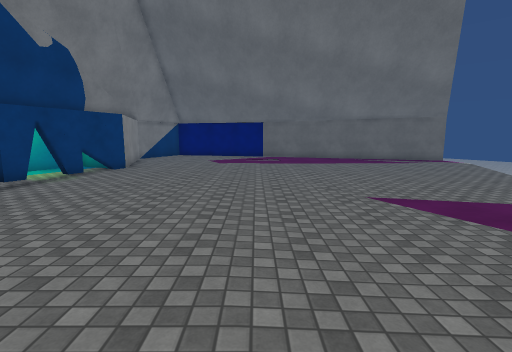
view 1 (above)

22 first-person views from a walk through a Unity game level. The camera is 1.5 m above the floor, tilts 8° down and sees 85° across. The floor is counted in squares, 1 m on a side. Each view is taken from the middle of a square. On the plan, view 1 faces up. The plan holds only what a view shows up to about 14 squares ahead; the rest is blank. The place goes on beyond the plan. The player is left out. Surface patterns are stand-ins for the level's own textures.

view 2
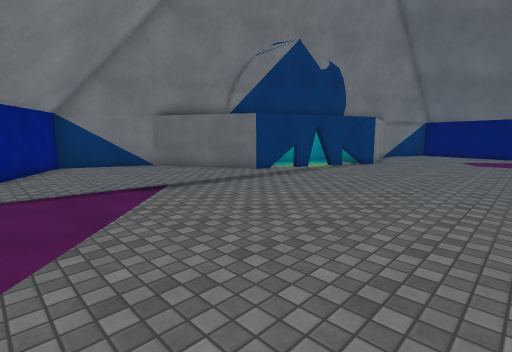

view 3
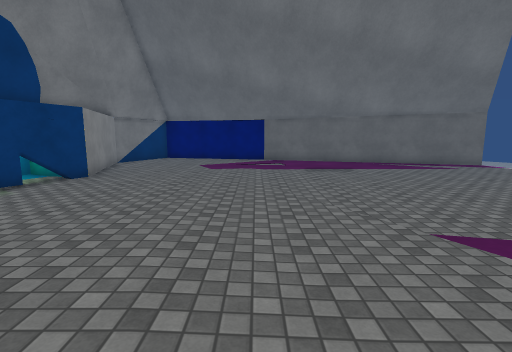

view 4
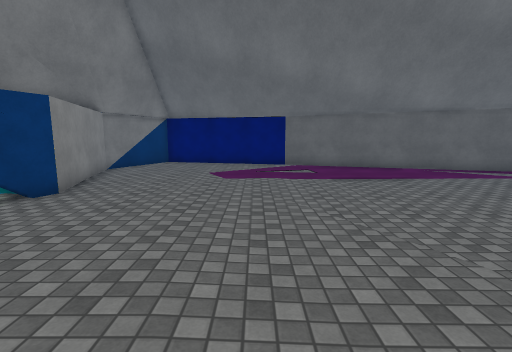

view 5
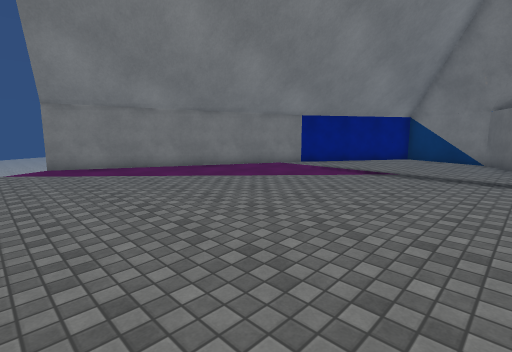

view 6
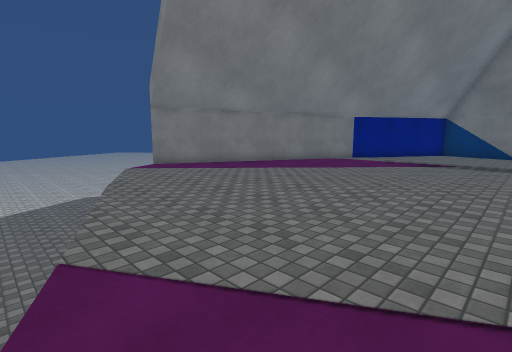

view 7
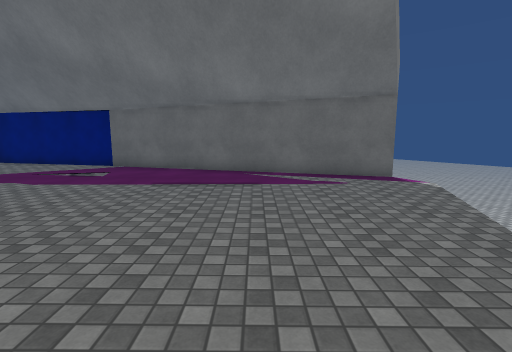

view 8
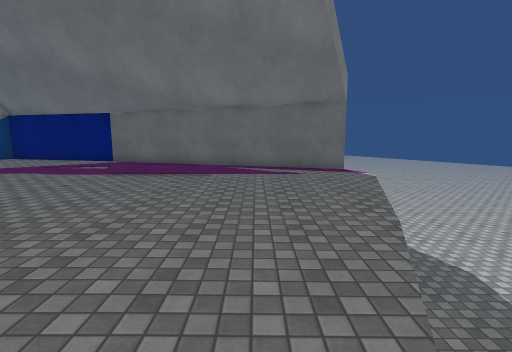

view 9
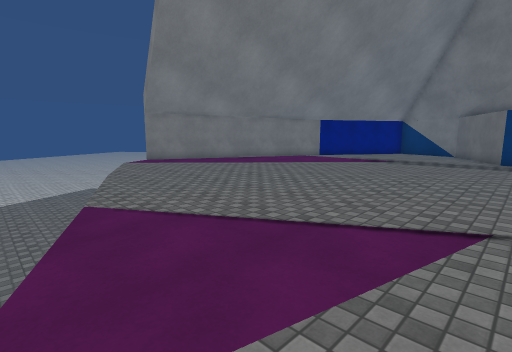

view 10
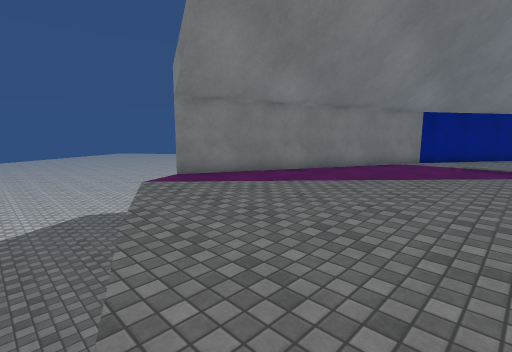

view 11
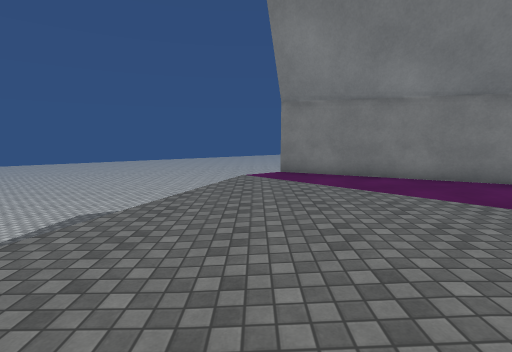

view 12
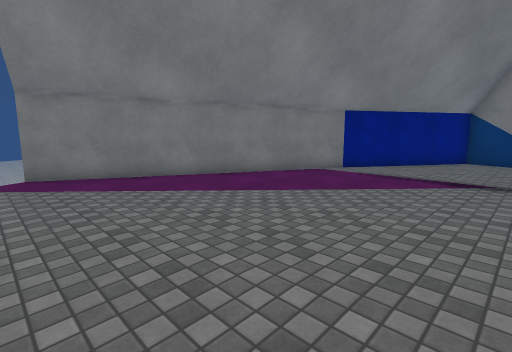

view 13
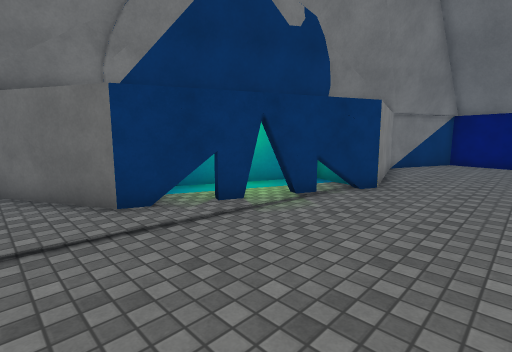

view 14
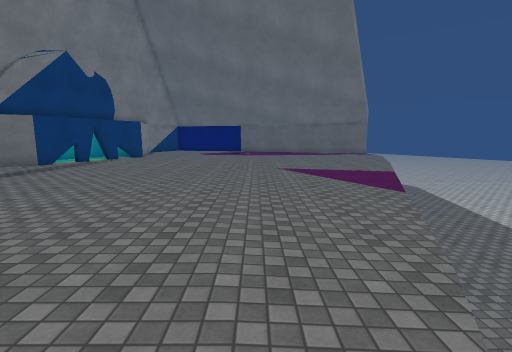

view 15
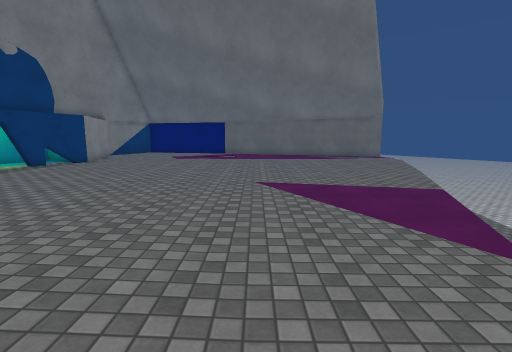

view 16
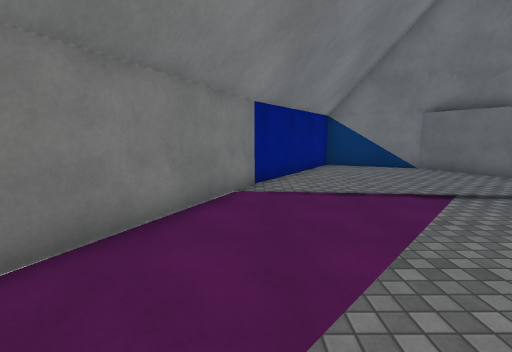

view 17
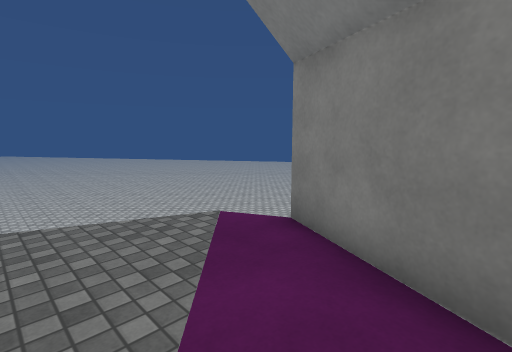

view 18
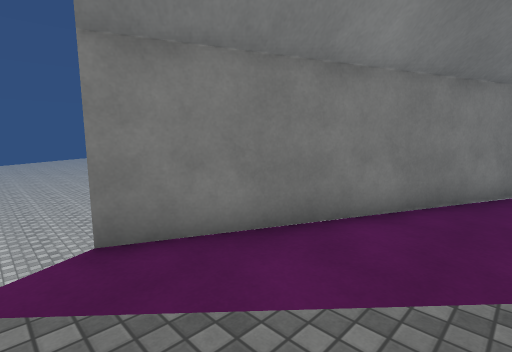

view 19
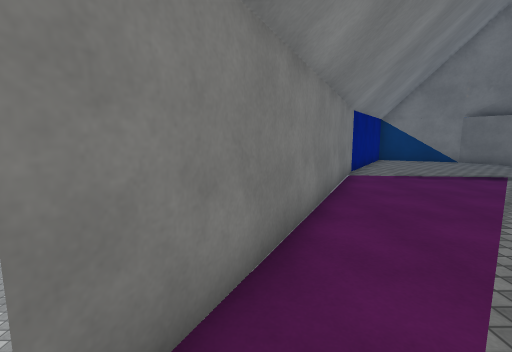

view 20
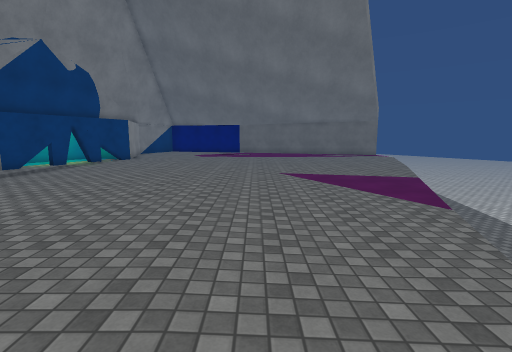

view 21
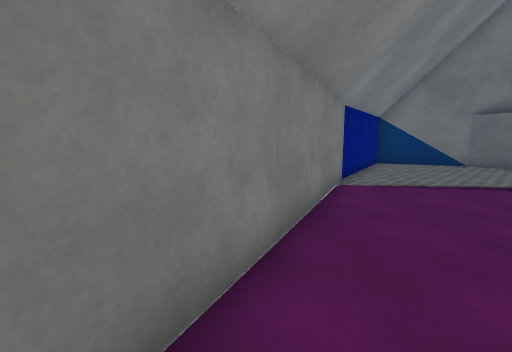

view 22
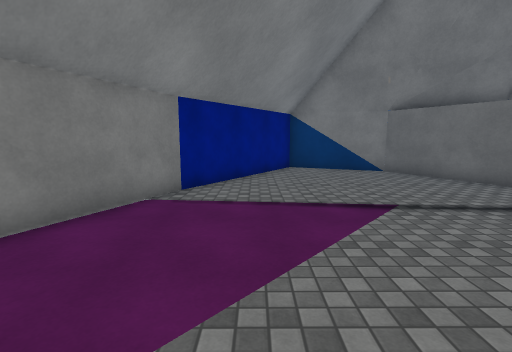

### Floor plan
Key: @ floor where view 1 was taken; # wall or solid block; x gap in a wall; . main floor; - floor 0.25 m lower than the main floor; v drop or lower ground.
Columns run from 15 left of view 1 to 13 right of it. Each row starts with its distance up from view 1.
 22          ####
 21         #....####
 20         #........v##
 19        #............v##
 18        #...............xvvv
 17        ##................##v
 16         #...................v
 15         #..................vv
 14         #..................vv
 13       ###..................vv
 12       # #..............---vvv
 11       ###..............---vvv
 10      ###...............--vvvv
  9      ###.........--...---v vv
  8      ##...........-------v vv
  7      ##............-----v vvv
  6    ###.............----- vvvv
  5  v##................---vvvvvv
  4  #..................---vvvvvv
  3  v..................--vvvvvv
  2 #...................--vvvvv
  1 #..................---vvvv
  0 ##.............@...--vvvv
 -1  ##................--vvv
 -2    ##..............-vvvv
 -3     ###............-vvvv
 -4       v#v...........vvvv   vv
 -5       v  ##........vvvvv  vvv
 -6        vv  ##......vvvvv vvvv
 -7          vvv ##...vvvvvvvvvvv
 -8                #xvvvvvv vvvvv
 -9      vvv          vvvvv vvvvv

Positions as (right, up) in squares from view 1, and headings:
1: (0, 0), facing up
2: (0, -2), facing up-left
3: (0, 3), facing up
4: (-1, 6), facing up
5: (3, 6), facing down-left
6: (7, 5), facing down-left
7: (7, 8), facing up
8: (8, 6), facing up
9: (8, 8), facing down-left
10: (6, 1), facing down-left
11: (2, 3), facing down
12: (2, 3), facing down-left
13: (-3, 5), facing up-left
14: (2, -7), facing up
15: (3, -2), facing up
16: (-1, -3), facing left
17: (-2, -4), facing down-right
18: (2, -4), facing down-left
19: (2, -7), facing left
20: (2, -5), facing up
21: (0, -6), facing left
22: (-2, -1), facing left
